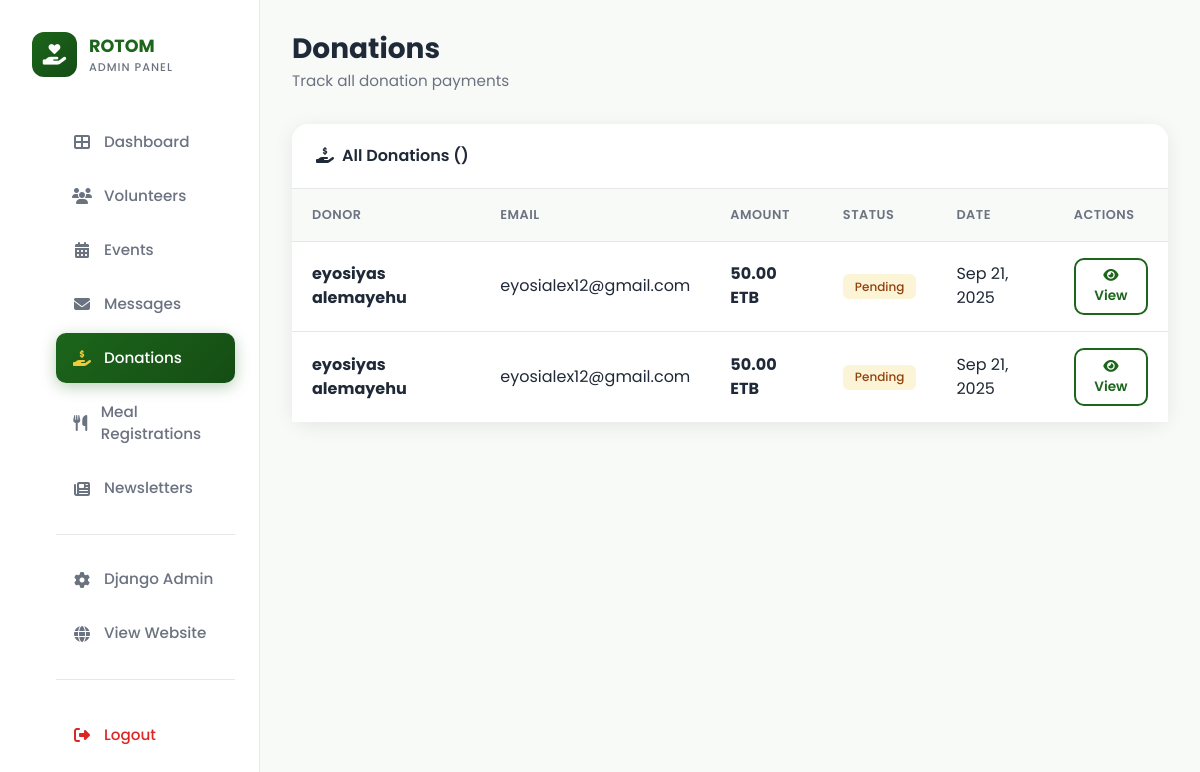
The app's page /dashboard/manage-payments/ (signed in), older data.
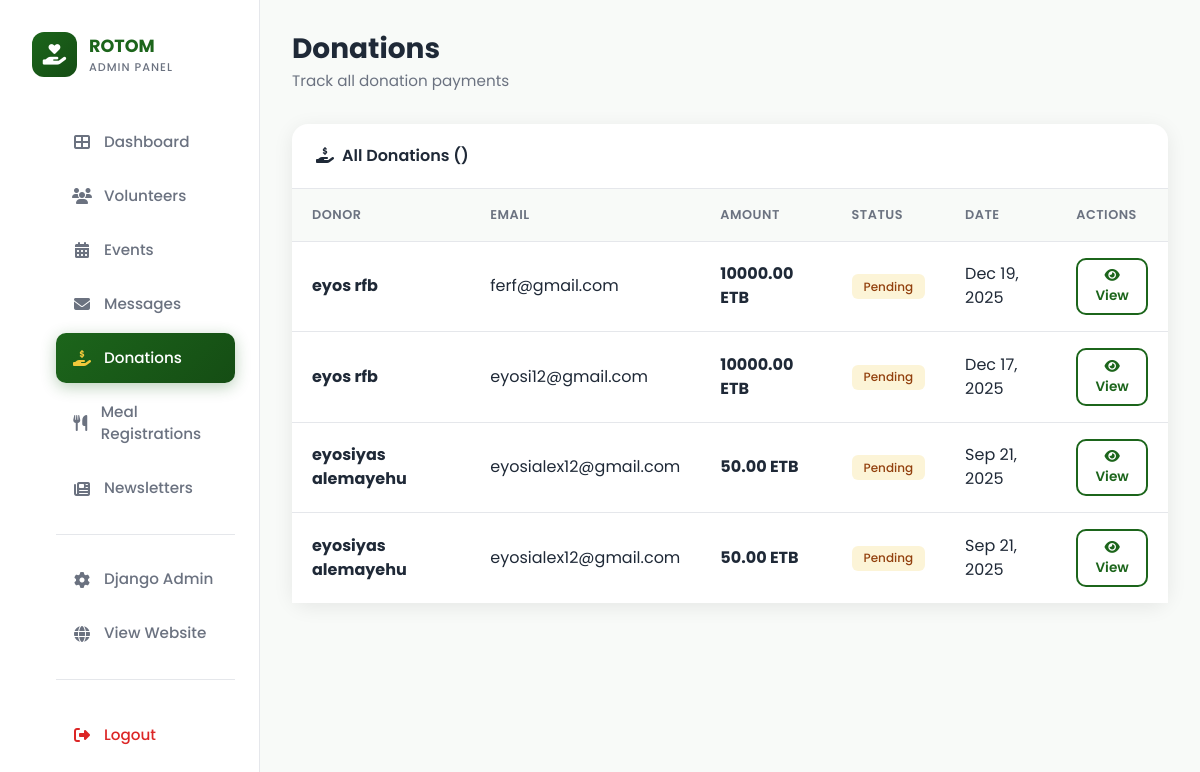
The same page, newer data.
### rotom/models.py (models this page shows, shortened)
class Payment(models.Model):
    amount = models.DecimalField(max_digits=10, decimal_places=2)
    tx_ref = models.CharField(max_length=100, unique=True, db_index=True)
    status = models.CharField(max_length=20, default='pending', db_index=True)
    email = models.EmailField(db_index=True)
    first_name = models.CharField(max_length=100)
    last_name = models.CharField(max_length=100)
    phone_number = models.CharField(max_length=20, blank=True)
    created_at = models.DateTimeField(auto_now_add=True, db_index=True)
    updated_at = models.DateTimeField(auto_now=True)

### dashboard/views.py (the view)
# urls.py: path('manage-payments/', views.manage_payments, name='manage_payments'),
@staff_member_required(login_url='dashboard:login')
def manage_payments(request):
    payments = Payment.objects.all().order_by('-created_at')
    paginator = Paginator(payments, 10)
    page_number = request.GET.get('page')
    payments_paginated = paginator.get_page(page_number)
    return render(request, 'dashboard/manage_payments.html', {'payments': payments_paginated})

### dashboard/templates/dashboard/manage_payments.html (shortened to what this page needs)
{% extends 'dashboard/base_admin.html' %}
{% block content %}
<div class="page-header">
    <h1 class="page-title">Donations</h1>
    <p class="page-subtitle">Track all donation payments</p>
</div>
<div class="card">
    <div class="card-header d-flex justify-content-between align-items-center">
        <span><i class="fas fa-hand-holding-usd me-2"></i>All Donations ({{ payments.count }})</span>
    </div>
    <div class="card-body p-0">
        {% if payments %}
        <div class="table-responsive">
            <table class="table">
                <thead>
                    <tr>
                        <th>Donor</th>
                        <th>Email</th>
                        <th>Amount</th>
                        <th>Status</th>
                        <th>Date</th>
                        <th>Actions</th>
                    </tr>
                </thead>
                <tbody>
                    {% for payment in payments %}
                    <tr>
                        <td><strong>{{ payment.first_name }} {{ payment.last_name }}</strong></td>
                        <td>{{ payment.email }}</td>
                        <td><strong>{{ payment.amount }} ETB</strong></td>
                        <td>
                            {% if payment.status == 'success' %}
                            <span class="badge badge-success">Success</span>
                            {% elif payment.status == 'pending' %}
                            <span class="badge badge-warning">Pending</span>
                            {% else %}
                            <span class="badge badge-danger">Failed</span>
                            {% endif %}
                        </td>
                        <td>{{ payment.created_at|date:"M d, Y" }}</td>
                        <td>
                            <a href="{% url 'dashboard:payment_detail' payment.pk %}" class="btn btn-sm btn-outline-primary">
                                <i class="fas fa-eye"></i> View
                            </a>
                        </td>
                    </tr>
                    {% endfor %}
                </tbody>
            </table>
        </div>
        {% else %}
        <div class="empty-state">
            <i class="fas fa-hand-holding-usd"></i>
            <p>No donations yet</p>
        </div>
        {% endif %}
    </div>
</div>
{% endblock %}

Row changes from the older to the newer data that the page shows:
added Payment: first_name "eyos", last_name "rfb", email "ferf@gmail.com", amount "10000.00", status "Pending", created_at "Dec 19, 2025"
added Payment: first_name "eyos", last_name "rfb", email "eyosi12@gmail.com", amount "10000.00", status "Pending", created_at "Dec 17, 2025"
